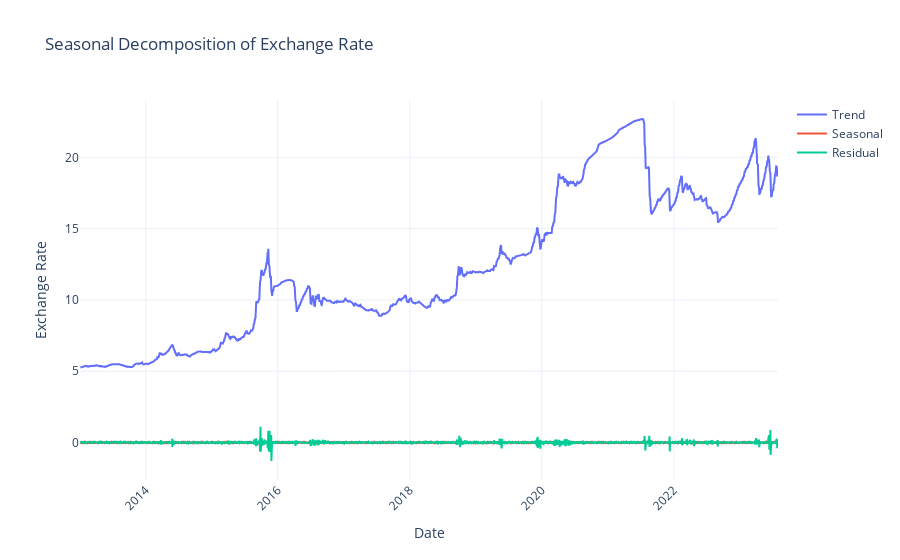

Notebook code cell kept with this figure:
### Markdown cell above
The chart below will show the decomposition of exchange rates into seasonal, trend, and residual components.

      1.The trend component represents the long-term movement or the overall direction of the exchange rate. It shows the   underlying growth or decline in the exchange rate that is not attributable to seasonal or random fluctuations
      2.The seasonal component captures the regular and repeated patterns that occur at fixed intervals, such as monthly, quarterly, or yearly cycles
      3.The residual component, represents the unexplained variation in the data after accounting for the trend and seasonal components.

### Code cell
import statsmodels.api as sm

# Perform seasonal decomposition using statsmodels
decomposition = sm.tsa.seasonal_decompose(data['Selling rate'], model='additive', period=12)

# Extract the components: trend, seasonal, and residual
trend = decomposition.trend
seasonal = decomposition.seasonal
residual = decomposition.resid

# Create the seasonal decomposition chart using Plotly
fig = go.Figure()

fig.add_trace(go.Scatter(x=data['Date'], y=trend, mode='lines', name='Trend'))
fig.add_trace(go.Scatter(x=data['Date'], y=seasonal, mode='lines', name='Seasonal'))
fig.add_trace(go.Scatter(x=data['Date'], y=residual, mode='lines', name='Residual'))

fig.update_layout(title='Seasonal Decomposition of Exchange Rate',
                  xaxis_title='Date',
                  yaxis_title='Exchange Rate',
                  xaxis=dict(tickangle=-45),
                  template='plotly_white')

fig.show()

### Figure 1 — Plotly figure (JSON) as saved in the notebook; plotly's stock layout.template omitted (floating-point values rounded to 4 significant figures; data arrays with more than 128 entries replaced by an {"elided": "..."} marker saying what was removed)
{"data": [{"mode": "lines", "name": "Trend", "type": "scatter", "x": {"elided": "7863 str values"}, "y": {"elided": "7863 float values"}}, {"mode": "lines", "name": "Seasonal", "type": "scatter", "x": {"elided": "7863 str values"}, "y": {"elided": "7863 float values"}}, {"mode": "lines", "name": "Residual", "type": "scatter", "x": {"elided": "7863 str values"}, "y": {"elided": "7863 float values"}}], "layout": {"title": {"text": "Seasonal Decomposition of Exchange Rate"}, "xaxis": {"tickangle": -45, "title": {"text": "Date"}}, "yaxis": {"title": {"text": "Exchange Rate"}}}}
